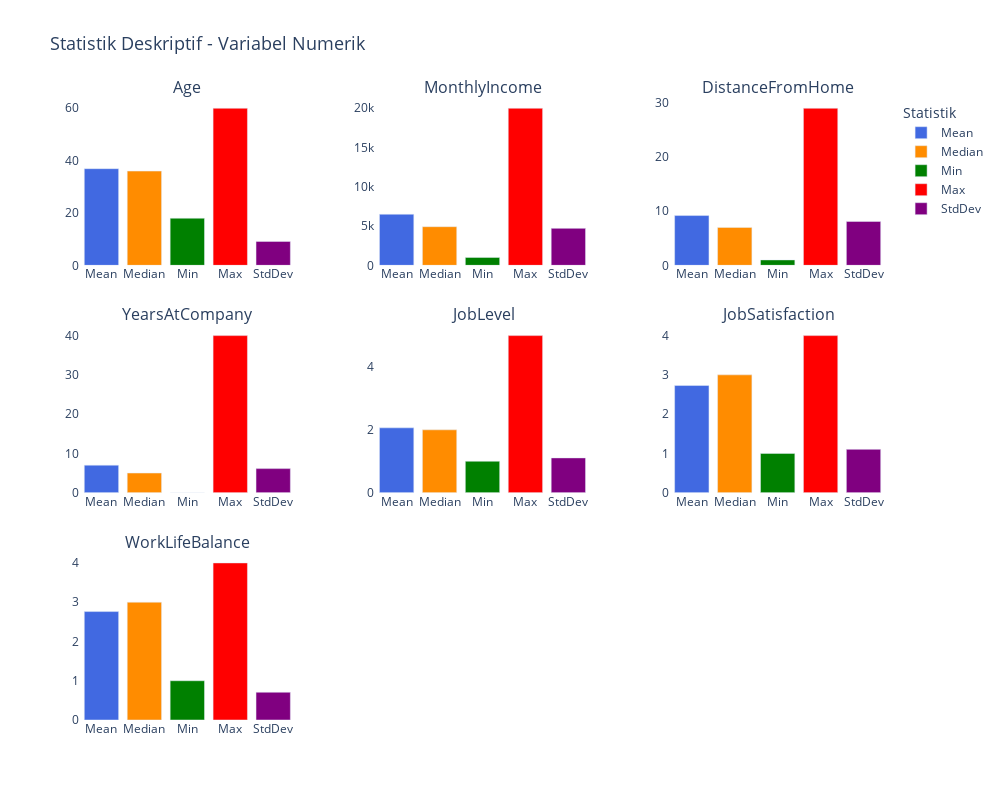

The notebook cell saved with this chart:
### Code cell
numeric_summary_fig = plot_numeric_summary(df)
numeric_summary_fig.show()

### Figure 1 — Plotly figure (JSON) as saved in the notebook; plotly's stock layout.template omitted (floating-point values rounded to 4 significant figures)
{"data": [{"marker": {"color": "royalblue"}, "name": "Mean", "showlegend": true, "type": "bar", "x": ["Mean"], "xaxis": "x", "y": [36.92], "yaxis": "y"}, {"marker": {"color": "darkorange"}, "name": "Median", "showlegend": true, "type": "bar", "x": ["Median"], "xaxis": "x", "y": [36], "yaxis": "y"}, {"marker": {"color": "green"}, "name": "Min", "showlegend": true, "type": "bar", "x": ["Min"], "xaxis": "x", "y": [18], "yaxis": "y"}, {"marker": {"color": "red"}, "name": "Max", "showlegend": true, "type": "bar", "x": ["Max"], "xaxis": "x", "y": [60], "yaxis": "y"}, {"marker": {"color": "purple"}, "name": "StdDev", "showlegend": true, "type": "bar", "x": ["StdDev"], "xaxis": "x", "y": [9.135], "yaxis": "y"}, {"marker": {"color": "royalblue"}, "name": "Mean", "showlegend": false, "type": "bar", "x": ["Mean"], "xaxis": "x2", "y": [6503.0], "yaxis": "y2"}, {"marker": {"color": "darkorange"}, "name": "Median", "showlegend": false, "type": "bar", "x": ["Median"], "xaxis": "x2", "y": [4919], "yaxis": "y2"}, {"marker": {"color": "green"}, "name": "Min", "showlegend": false, "type": "bar", "x": ["Min"], "xaxis": "x2", "y": [1009], "yaxis": "y2"}, {"marker": {"color": "red"}, "name": "Max", "showlegend": false, "type": "bar", "x": ["Max"], "xaxis": "x2", "y": [19999], "yaxis": "y2"}, {"marker": {"color": "purple"}, "name": "StdDev", "showlegend": false, "type": "bar", "x": ["StdDev"], "xaxis": "x2", "y": [4708.0], "yaxis": "y2"}, {"marker": {"color": "royalblue"}, "name": "Mean", "showlegend": false, "type": "bar", "x": ["Mean"], "xaxis": "x3", "y": [9.193], "yaxis": "y3"}, {"marker": {"color": "darkorange"}, "name": "Median", "showlegend": false, "type": "bar", "x": ["Median"], "xaxis": "x3", "y": [7], "yaxis": "y3"}, {"marker": {"color": "green"}, "name": "Min", "showlegend": false, "type": "bar", "x": ["Min"], "xaxis": "x3", "y": [1], "yaxis": "y3"}, {"marker": {"color": "red"}, "name": "Max", "showlegend": false, "type": "bar", "x": ["Max"], "xaxis": "x3", "y": [29], "yaxis": "y3"}, {"marker": {"color": "purple"}, "name": "StdDev", "showlegend": false, "type": "bar", "x": ["StdDev"], "xaxis": "x3", "y": [8.107], "yaxis": "y3"}, {"marker": {"color": "royalblue"}, "name": "Mean", "showlegend": false, "type": "bar", "x": ["Mean"], "xaxis": "x4", "y": [7.008], "yaxis": "y4"}, {"marker": {"color": "darkorange"}, "name": "Median", "showlegend": false, "type": "bar", "x": ["Median"], "xaxis": "x4", "y": [5], "yaxis": "y4"}, {"marker": {"color": "green"}, "name": "Min", "showlegend": false, "type": "bar", "x": ["Min"], "xaxis": "x4", "y": [0], "yaxis": "y4"}, {"marker": {"color": "red"}, "name": "Max", "showlegend": false, "type": "bar", "x": ["Max"], "xaxis": "x4", "y": [40], "yaxis": "y4"}, {"marker": {"color": "purple"}, "name": "StdDev", "showlegend": false, "type": "bar", "x": ["StdDev"], "xaxis": "x4", "y": [6.127], "yaxis": "y4"}, {"marker": {"color": "royalblue"}, "name": "Mean", "showlegend": false, "type": "bar", "x": ["Mean"], "xaxis": "x5", "y": [2.064], "yaxis": "y5"}, {"marker": {"color": "darkorange"}, "name": "Median", "showlegend": false, "type": "bar", "x": ["Median"], "xaxis": "x5", "y": [2], "yaxis": "y5"}, {"marker": {"color": "green"}, "name": "Min", "showlegend": false, "type": "bar", "x": ["Min"], "xaxis": "x5", "y": [1], "yaxis": "y5"}, {"marker": {"color": "red"}, "name": "Max", "showlegend": false, "type": "bar", "x": ["Max"], "xaxis": "x5", "y": [5], "yaxis": "y5"}, {"marker": {"color": "purple"}, "name": "StdDev", "showlegend": false, "type": "bar", "x": ["StdDev"], "xaxis": "x5", "y": [1.107], "yaxis": "y5"}, {"marker": {"color": "royalblue"}, "name": "Mean", "showlegend": false, "type": "bar", "x": ["Mean"], "xaxis": "x6", "y": [2.729], "yaxis": "y6"}, {"marker": {"color": "darkorange"}, "name": "Median", "showlegend": false, "type": "bar", "x": ["Median"], "xaxis": "x6", "y": [3], "yaxis": "y6"}, {"marker": {"color": "green"}, "name": "Min", "showlegend": false, "type": "bar", "x": ["Min"], "xaxis": "x6", "y": [1], "yaxis": "y6"}, {"marker": {"color": "red"}, "name": "Max", "showlegend": false, "type": "bar", "x": ["Max"], "xaxis": "x6", "y": [4], "yaxis": "y6"}, {"marker": {"color": "purple"}, "name": "StdDev", "showlegend": false, "type": "bar", "x": ["StdDev"], "xaxis": "x6", "y": [1.103], "yaxis": "y6"}, {"marker": {"color": "royalblue"}, "name": "Mean", "showlegend": false, "type": "bar", "x": ["Mean"], "xaxis": "x7", "y": [2.761], "yaxis": "y7"}, {"marker": {"color": "darkorange"}, "name": "Median", "showlegend": false, "type": "bar", "x": ["Median"], "xaxis": "x7", "y": [3], "yaxis": "y7"}, {"marker": {"color": "green"}, "name": "Min", "showlegend": false, "type": "bar", "x": ["Min"], "xaxis": "x7", "y": [1], "yaxis": "y7"}, {"marker": {"color": "red"}, "name": "Max", "showlegend": false, "type": "bar", "x": ["Max"], "xaxis": "x7", "y": [4], "yaxis": "y7"}, {"marker": {"color": "purple"}, "name": "StdDev", "showlegend": false, "type": "bar", "x": ["StdDev"], "xaxis": "x7", "y": [0.7065], "yaxis": "y7"}], "layout": {"annotations": [{"font": {"size": 16}, "showarrow": false, "text": "Age", "x": 0.1333, "xanchor": "center", "xref": "paper", "y": 1, "yanchor": "bottom", "yref": "paper"}, {"font": {"size": 16}, "showarrow": false, "text": "MonthlyIncome", "x": 0.5, "xanchor": "center", "xref": "paper", "y": 1, "yanchor": "bottom", "yref": "paper"}, {"font": {"size": 16}, "showarrow": false, "text": "DistanceFromHome", "x": 0.8667, "xanchor": "center", "xref": "paper", "y": 1, "yanchor": "bottom", "yref": "paper"}, {"font": {"size": 16}, "showarrow": false, "text": "YearsAtCompany", "x": 0.1333, "xanchor": "center", "xref": "paper", "y": 0.6333, "yanchor": "bottom", "yref": "paper"}, {"font": {"size": 16}, "showarrow": false, "text": "JobLevel", "x": 0.5, "xanchor": "center", "xref": "paper", "y": 0.6333, "yanchor": "bottom", "yref": "paper"}, {"font": {"size": 16}, "showarrow": false, "text": "JobSatisfaction", "x": 0.8667, "xanchor": "center", "xref": "paper", "y": 0.6333, "yanchor": "bottom", "yref": "paper"}, {"font": {"size": 16}, "showarrow": false, "text": "WorkLifeBalance", "x": 0.1333, "xanchor": "center", "xref": "paper", "y": 0.2667, "yanchor": "bottom", "yref": "paper"}], "height": 800, "legend": {"title": {"text": "Statistik"}}, "plot_bgcolor": "white", "title": {"font": {"size": 18}, "text": "Statistik Deskriptif - Variabel Numerik"}, "width": 1000, "xaxis": {"anchor": "y", "domain": [0, 0.2667]}, "xaxis2": {"anchor": "y2", "domain": [0.3667, 0.6333]}, "xaxis3": {"anchor": "y3", "domain": [0.7333, 1]}, "xaxis4": {"anchor": "y4", "domain": [0, 0.2667]}, "xaxis5": {"anchor": "y5", "domain": [0.3667, 0.6333]}, "xaxis6": {"anchor": "y6", "domain": [0.7333, 1]}, "xaxis7": {"anchor": "y7", "domain": [0, 0.2667]}, "xaxis8": {"anchor": "y8", "domain": [0.3667, 0.6333]}, "xaxis9": {"anchor": "y9", "domain": [0.7333, 1]}, "yaxis": {"anchor": "x", "domain": [0.7333, 1]}, "yaxis2": {"anchor": "x2", "domain": [0.7333, 1]}, "yaxis3": {"anchor": "x3", "domain": [0.7333, 1]}, "yaxis4": {"anchor": "x4", "domain": [0.3667, 0.6333]}, "yaxis5": {"anchor": "x5", "domain": [0.3667, 0.6333]}, "yaxis6": {"anchor": "x6", "domain": [0.3667, 0.6333]}, "yaxis7": {"anchor": "x7", "domain": [0, 0.2667]}, "yaxis8": {"anchor": "x8", "domain": [0, 0.2667]}, "yaxis9": {"anchor": "x9", "domain": [0, 0.2667]}}}
